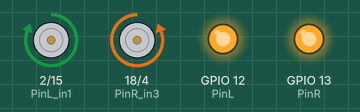
Simulated run of this sketch. Board: ESP32. Parts: motor-driver pin pairs drawn as motors (green arrow = first pin HIGH = forward, orange = second pin HIGH = backward, longer = more drive), output pins drawn as LEDs (lit = HIGH).

Above: at 0.1 s.
At 9.1 s:
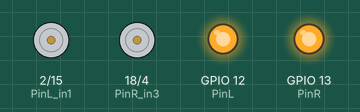
At 27.1 s:
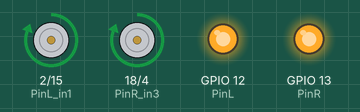
Timing chart, 0 to 31.5 s (numbered marks = the images above):
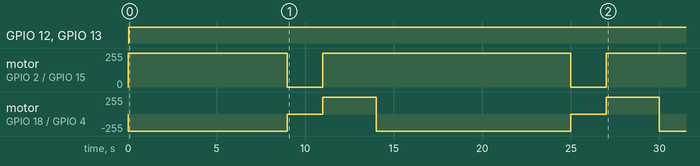

The sketch:

NAV_CODE_Timers.ino
```cpp
// the number of the PWM pin

const uint8_t PinL  = 12;  // 12 corresponds to GPIO12

const uint8_t PinR  = 13;  // 13 corresponds to GPIO13

const uint8_t PinL_in1  = 2;  // 12 corresponds to GPIO2

const uint8_t PinL_in2  = 15;  // 13 corresponds to GPIO15

const uint8_t PinR_in3  = 18;  // 12 corresponds to GPIO18

const uint8_t PinR_in4  = 4;  // 13 corresponds to GPIO4


// setting PWM properties

const uint32_t freq = 5000;

const uint8_t L_Channel = 1; // note channel 0 and 1 share frequencies

const uint8_t R_Channel = 2; // note channel 2 and 3 share frequencies

const uint8_t resolution = 8;


double  t0 = millis()/1000.0;

double  t = t0;

double  t_straight = 10.0;

double  t_turn_90_deg = 5.0;

double  t_both = t_straight + t_turn_90_deg;

double  tmax = 180.0;

double  t_reduce = 1.0;

int     straight_leg = 1;

int     first_time_through = 1;

int     leg_num = 1;


void setup() {


    // put your setup code here, to run once:


    pinMode(PinL_in1, OUTPUT);

    pinMode(PinL_in2, OUTPUT);

    pinMode(PinR_in3, OUTPUT);

    pinMode(PinR_in4, OUTPUT);


    ledcAttachPin(12,1); //( PinL, L_Channel);

    ledcAttachPin(13,2); //( PinR, R_Channel);


    ledcSetup(1,5000,8);//( L_Channel, freq, resolution);

    ledcSetup(2,5000,8);//( R_Channel, freq, resolution);


    Serial.begin(9600);


}


void loop() {


    // put your main code here, to run repeatedly:


    t = millis()/1000.0 - t0;


    if( first_time_through == 1){

         //Setup left motor driver logic for PWM

         digitalWrite(PinL_in1, HIGH);

         digitalWrite(PinL_in2, LOW);


        //Reverse for right motor

        digitalWrite(PinR_in3, LOW);

        digitalWrite(PinR_in4, HIGH);

        delay(50);


        //Sets PWM (channel 1 is left, channel 2 is right)

        ledcWrite(1,255);

        ledcWrite(2,255);


    first_time_through = 0;


    }


    if( straight_leg==1 &&

    ( floor(t)==floor(t_straight)  ||

     ((int)(t-t_straight) % (int)t_both) == 0  )){


    straight_leg = 0;


        // Reverse right motor for 5 sec

        //ledcWrite(2,128);

        digitalWrite(PinL_in1, LOW);

        digitalWrite(PinR_in4, LOW);

        delay(2000);

        digitalWrite(PinL_in1, HIGH);

        digitalWrite(PinR_in3, HIGH);


    }


    if( straight_leg==0 &&

        ( floor(t)==floor(t_both) ||

          ((int)(t-t_both) % (int)t_both) == 0 )){


    // Turn ON right motor for 10 sec

        if( t < tmax){ // after tmax seconds do not turn right motor back on ***

            digitalWrite( PinR_in3, LOW);

            digitalWrite( PinR_in4, HIGH);

            //ledcWrite(2,255);


            straight_leg = 1;

            leg_num = leg_num + 1;


            if(leg_num > 3){


                t_straight = t_straight - ((int)(leg_num+1) % (int)2)*t_reduce;


                t_both = t_straight + t_turn_90_deg;


            }


        }

        else{

           digitalWrite( PinL_in1, LOW);  // turn off left motor after tmax seconds ***

           digitalWrite( PinR_in3, LOW);  // turn off right motor after tmax seconds ***

        }

    }


}
```

Measured:
- by itself, GPIO 12 (PinL), GPIO 13 (PinR): LOW → HIGH at 0.05 s
- by itself, motor on GPIO 2 (PinL_in1) / GPIO 15 (PinL_in2): goes forward 255/255 9.0 s, stopped 2.0 s, forward 255/255 14.0 s, stopped 2.0 s, then forward 255/255
- by itself, motor on GPIO 18 (PinR_in3) / GPIO 4 (PinR_in4): stopped → backward 255/255 at 0.00 s, → stopped 9.0 s later, → forward 255/255 2.0 s later, → backward 255/255 3.0 s later, … (7 changes in this stretch)
